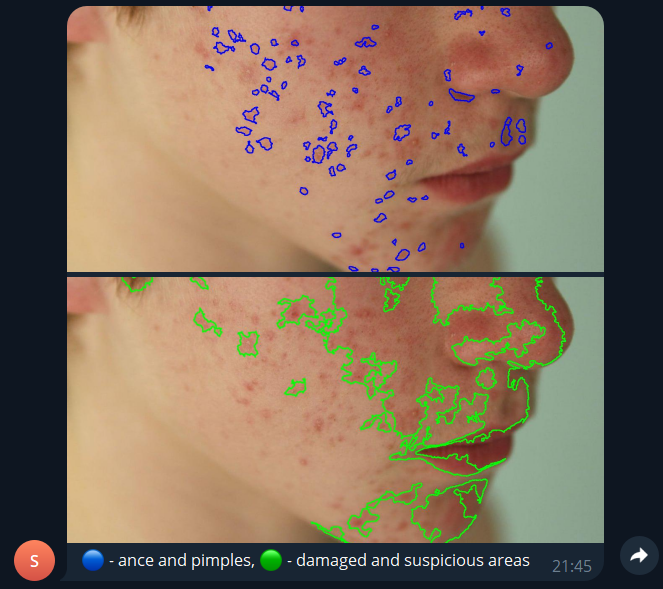
#> input picture response_example.png, 663 x 589 px
$ python -i image_manipulations.py   (imports and definitions only)
#> lines starting #> are read from the running program, lines starting #| are printed output that depends on the picture
#> further down, picture is the input picture: shape (589, 663, 3); mean B, G, R 91, 110.9, 130.9
import cv2
import cvzone
import numpy as np
from cvzone.SelfiSegmentationModule import SelfiSegmentation

# [1 line that did not run here, left out]

# Removing background using SelfiSegmentation


# [5 lines left out: function remove_bg, not called in this run]


# Increasing contrast with CLAHE on lab colorspace
def increase_contrast(img):
    lab = cv2.cvtColor(img, cv2.COLOR_BGR2LAB)
#> lab: shape (589, 663, 3); mean of channels 0, 1, 2 121.2, 134.2, 141.4
    l, a, b = cv2.split(lab)
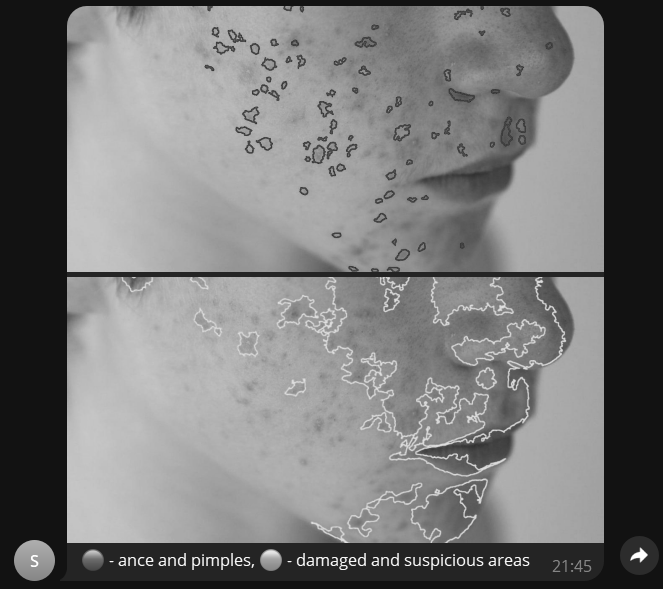
#> l: shape (589, 663); min 18, max 255, mean 121.2
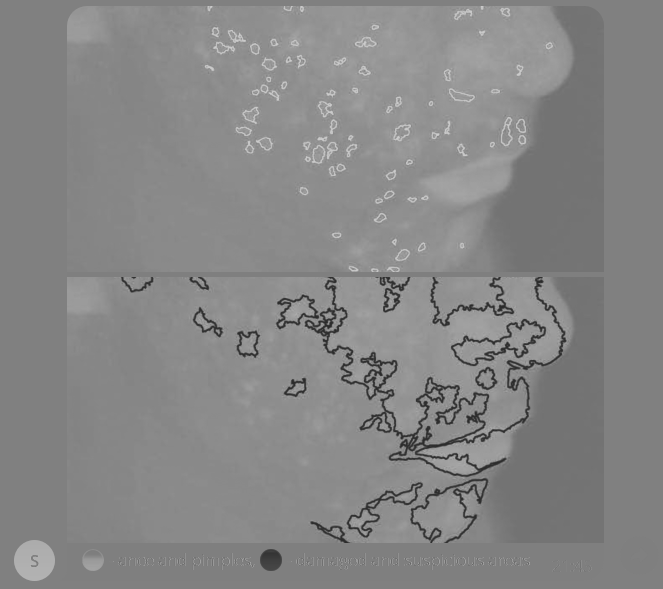
#> a: shape (589, 663); min 42, max 205, mean 134.2
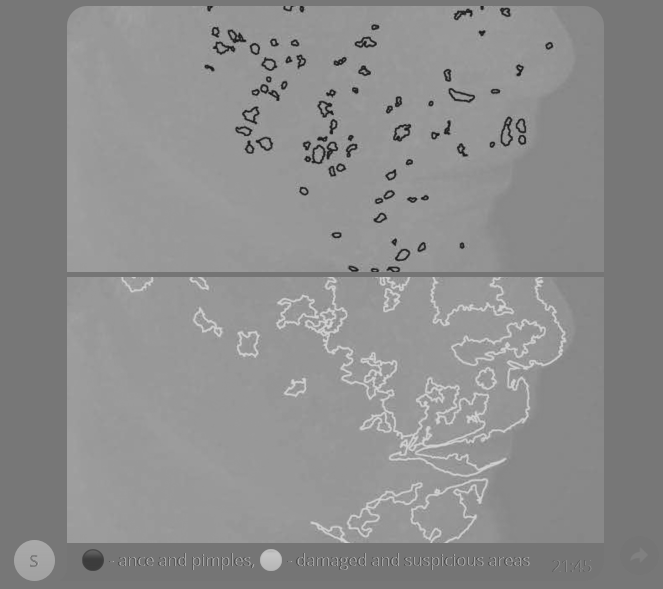
#> b: shape (589, 663); min 22, max 211, mean 141.4
    clahe = cv2.createCLAHE(clipLimit=4.0, tileGridSize=(5, 5))
    cl = clahe.apply(l)
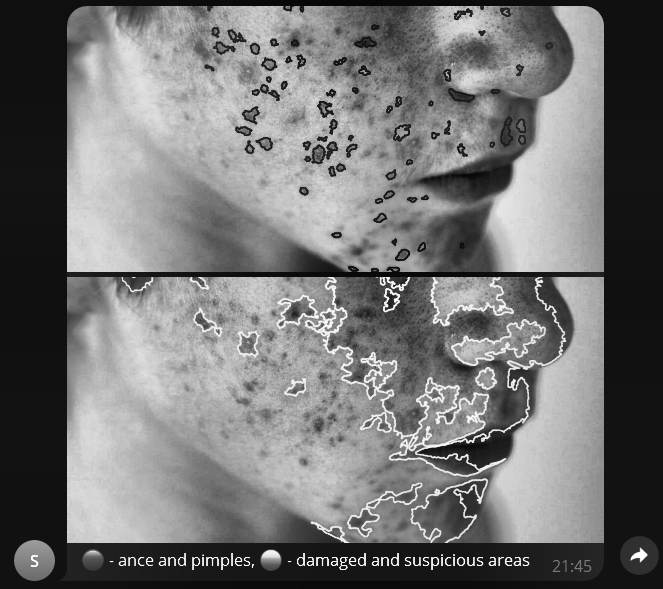
#> cl: shape (589, 663); min 6, max 255, mean 116.3
    updated_lab = cv2.merge((cl, a, b))
#> updated_lab: shape (589, 663, 3); mean of channels 0, 1, 2 116.3, 134.2, 141.4
    updated_image = cv2.cvtColor(updated_lab, cv2.COLOR_LAB2BGR)
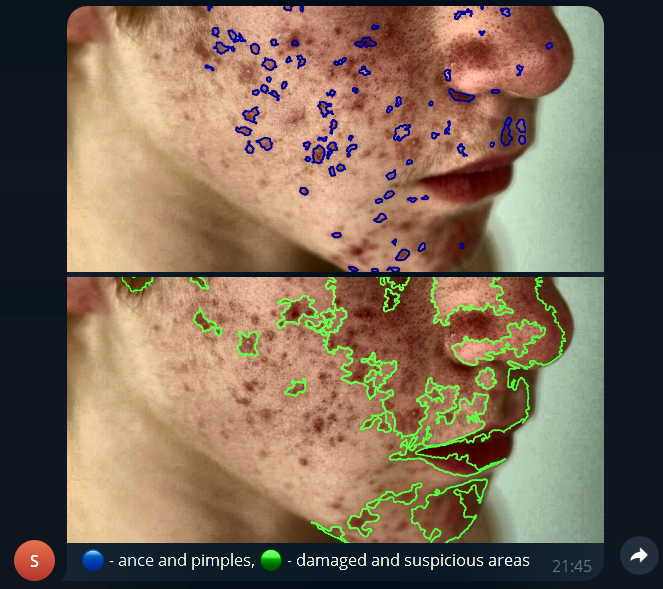
#> updated_image: shape (589, 663, 3); mean B, G, R 87.4, 107, 126.3
    return updated_image


# [36 lines left out: function detect_red_spots, not called in this run]

>>> import cv2
>>> picture = cv2.imread('response_example.png')
>>> result = increase_contrast(picture)
